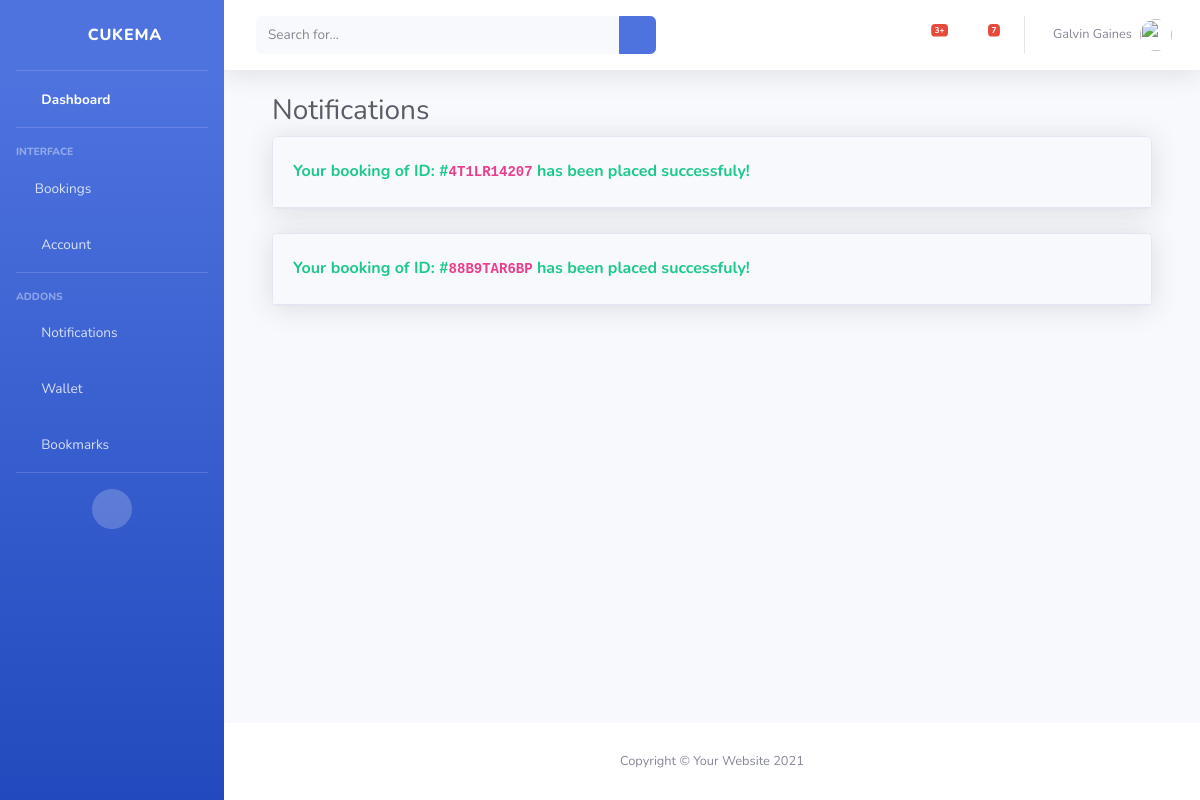
The page /dashboard/notifications/ (signed in) on the database as committed earlier.
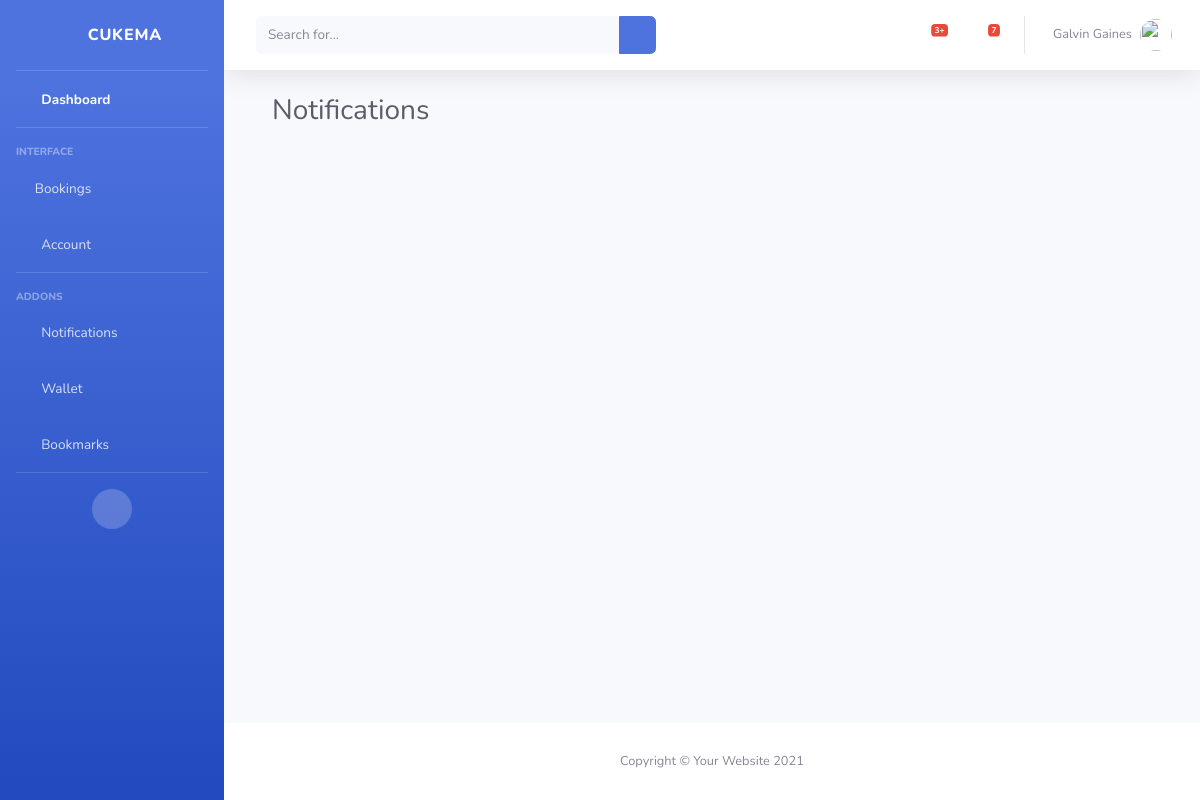
The same page on the database as committed later.
### Hotel/models.py (models this page shows, shortened)
class Notifications(models.Model):
    user = models.ForeignKey(User, on_delete=models.CASCADE,null=True,blank=True)
    booking = models.ForeignKey(Booking, on_delete=models.CASCADE,null=True,blank=True)
    type = models.CharField( max_length=50, choices=NOTIFICATION_TYPE)
    seen = models.BooleanField(default=False)
    date = models.DateTimeField(auto_now_add=True)

class Booking(models.Model):
    booking_date = models.DateTimeField(auto_now_add=True, editable=True,blank=True,null=True)
    booking_id = ShortUUIDField(length=10, max_length=10, alphabet='0123456789ABCDEFGHJKLMNPQRST', null=True, blank=True)
    user = models.ForeignKey(User, on_delete=models.SET_NULL, null=True, blank=True)
    payment_status = models.CharField(max_length=100, choices=Payment_status)
    fullname = models.CharField(max_length=100)
    email = models.EmailField(max_length=100)
    phone = models.CharField(max_length=100, null=True, blank=True)
    hotel = models.ForeignKey(Hotel, on_delete=models.SET_NULL, null=True, blank=True)
    room_type = models.ForeignKey(RoomType, on_delete=models.SET_NULL, null=True, blank=True)
    room = models.ManyToManyField(Room)
    before_discount = models.DecimalField(max_digits=12, decimal_places=2, default=0.00)
    total = models.DecimalField(max_digits=12, decimal_places=2, default=0.00)
    saved = models.DecimalField(max_digits=12, decimal_places=2, default=0.00)
    coupons = models.ManyToManyField("Hotel.Coupon", blank=True)
    checkin_date = models.DateField()
    checkout_date = models.DateField()
    total_days = models.PositiveIntegerField(default=1)
    num_adults = models.PositiveIntegerField(default=1)
    num_children = models.PositiveIntegerField(default=0)
    check_in = models.BooleanField(default=False)
    check_out = models.BooleanField(default=False)
    is_active = models.BooleanField(default=False)
    check_in_tracker = models.BooleanField(default=False)
    check_out_tracker = models.BooleanField(default=False)
    success_id = ShortUUIDField(length=10, max_length=10, alphabet='abcdefghijklmnopqrstuvwxyz', null=True, blank=True)
    stripe_payment_intent = models.CharField(max_length=100, blank=True, null=True)
    payment_id = models.CharField(max_length=100, blank=True, null=True)

### User_dashboard/views.py (the view)
# urls.py: path("notifications/",notifications ,name="notifications"),
@login_required
def notifications(request):
    notifications = Notifications.objects.filter(user= request.user,seen=False)
    context = {
        'notifications':notifications
    }
    return render(request,"user_dashboard/notifications.html",context)

### UserAuth/models.py (called while the page is built)
    def __str__(self):
        return self.username

### templates/user_dashboard/notifications.html (shortened to what this page needs)
{% extends "user_dashboard/base.html" %}
{% load static %}
{% block body %}
<div class="container-fluid">
    <h1 class="h3 mb-2 text-gray-800">Notifications</h1>
    {% for notification in notifications %}
    <div class="card shadow mb-4 ">
        <div class="card-header py-3 d-flex justify-content-between align-items-center">
            {% if notification.type == "Booking Confirmed" %}
            <h6 class="m-0 font-weight-bold text-success">Your booking of ID: #<code>{{notification.booking.booking_id}}</code> has been placed successfuly!</h6>
            <a href="{% url "user_dashboard:mark_as_read" notification.id %}" class="btn ">
                <i class="fas fa-fw fa-times" aria-hidden="true"></i>
            </a>
            {% else %}
            <h6 class="m-0 font-weight-bold text-warning">Your booking of ID: #<code>{{notification.booking.booking_id}}</code> has been cancelled successfuly!</h6>
            <a href="{% url "user_dashboard:mark_as_read" notification.id %}" class="btn ">
                <i class="fas fa-fw fa-times" aria-hidden="true"></i>
            </a>
            {% endif %}
        </div>
    </div>
    {% endfor %}
</div>
{% endblock body %}

Rows that differ between the two databases and show on the page:
no longer on this page (row edited): Notifications: booking.booking_id "4T1LR14207"
no longer on this page (row edited): Notifications: booking.booking_id "88B9TAR6BP"
